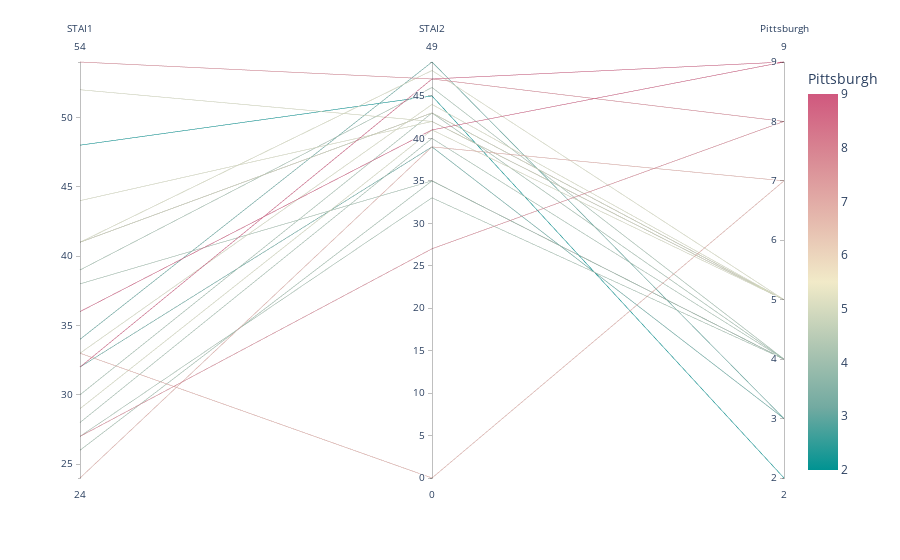

Write notebook code for a chart like this one.
### Code cell
fig = px.parallel_coordinates(new_merge, color='Pittsburgh',
                              dimensions=['STAI1','STAI2','Pittsburgh'],
                              color_continuous_scale=px.colors.diverging.Tealrose)
fig.show()

### Figure 1 — Plotly figure (JSON) as saved in the notebook; plotly's stock layout.template omitted (floating-point values rounded to 4 significant figures)
{"data": [{"dimensions": [{"label": "STAI1", "values": [41, 41, 24, 27, 28, 54, 32, 33, 32, 36, 39, 27, 30, 48, 52, 29, 34, 33, 26, 44, 38, 41]}, {"label": "STAI2", "values": [43, 43, 39, 27, 40, 47, 47, 0, 39, 41, 46, 33, 43, 45, 42, 41, 49, 44, 35, 42, 35, 48]}, {"label": "Pittsburgh", "values": [5, 5, 7, 8, 4, 8, 9, 7, 3, 9, 4, 4, 4, 2, 5, 5, 3, 5, 4, 5, 4, 5]}], "domain": {"x": [0, 1], "y": [0, 1]}, "line": {"color": [5, 5, 7, 8, 4, 8, 9, 7, 3, 9, 4, 4, 4, 2, 5, 5, 3, 5, 4, 5, 4, 5], "coloraxis": "coloraxis"}, "name": "", "type": "parcoords"}], "layout": {"coloraxis": {"colorbar": {"title": {"text": "Pittsburgh"}}, "colorscale": [[0, "rgb(0, 147, 146)"], [0.1667, "rgb(114, 170, 161)"], [0.3333, "rgb(177, 199, 179)"], [0.5, "rgb(241, 234, 200)"], [0.6667, "rgb(229, 185, 173)"], [0.8333, "rgb(217, 137, 148)"], [1, "rgb(208, 88, 126)"]]}, "legend": {"tracegroupgap": 0}, "margin": {"t": 60}}}
